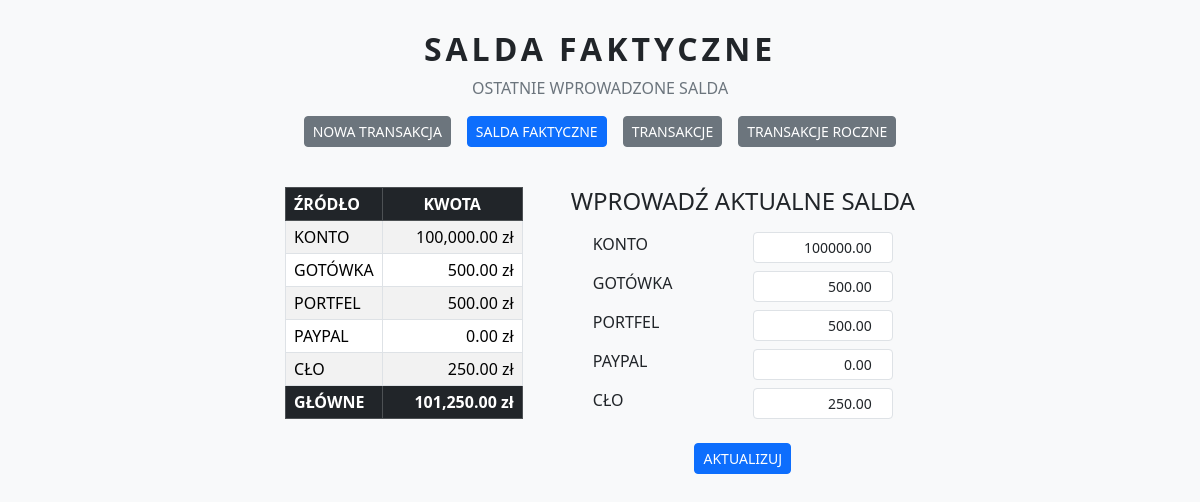
Page /salda_faktyczne on the earlier database version.
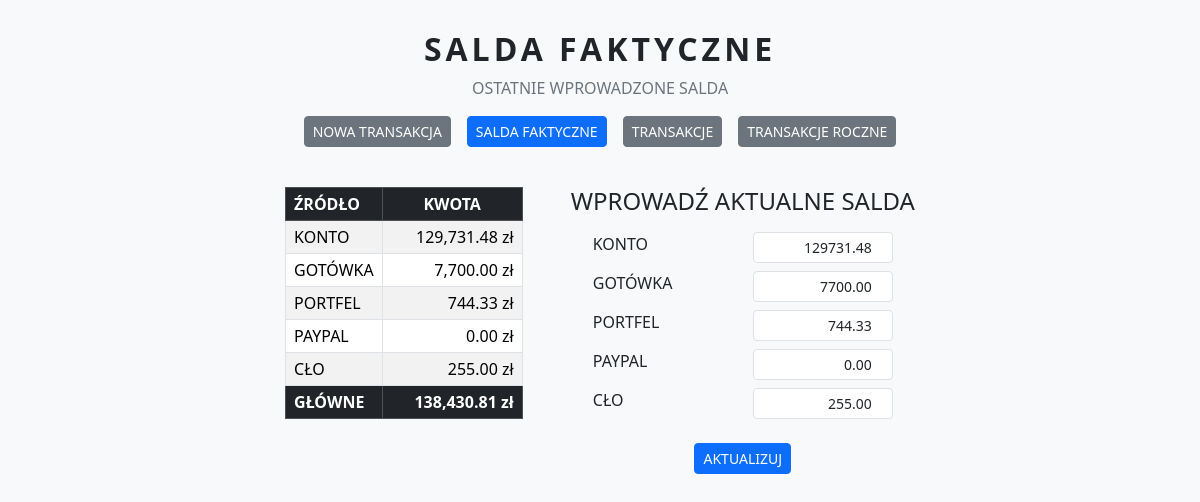
Same page on the later database version.
### tables this page shows
CREATE TABLE salda (
    ID INTEGER PRIMARY KEY AUTOINCREMENT,
    TYP TEXT NOT NULL UNIQUE,
    KWOTA REAL NOT NULL
);

### app.py (the view)
@app.route("/salda_faktyczne")
def salda_faktyczne():
    connection = get_db_connection()
    cursor = connection.cursor()
    cursor.execute("SELECT TYP, KWOTA FROM salda")
    rows = cursor.fetchall()
    connection.close()
    salda_dict = {row["TYP"]: row["KWOTA"] for row in rows}
    return render_template("salda_faktyczne.html", salda=rows,
                            typy=DOZWOLONE_TYPY, salda_dict=salda_dict,
                            active="salda_faktyczne")

### app.py (called while the page is built)
def get_db_connection():
    connection = sqlite3.connect("wydatki.db")
    connection.row_factory = sqlite3.Row
    return connection

### templates/salda_faktyczne.html (shortened to what this page needs)
<!DOCTYPE html>
<html lang="pl">
<head>
    <link
        href="https://cdn.jsdelivr.net/npm/bootstrap@5.3.3/dist/css/bootstrap.min.css"
        rel="stylesheet"
    >
</head>
<body class="bg-light">
<div class="container text-center" style="margin-top: 30px;">
    <h1 class="fw-bold text-dark" style="letter-spacing: 4px; font-size: 2rem;">SALDA FAKTYCZNE</h1>
    <p class="lead text-secondary mb-3" style="font-size: 1rem;">OSTATNIE WPROWADZONE SALDA</p>
    {% include "nav.html" %}
</div>
<div class="container" style="margin-top: 40px;">
    <div class="d-flex justify-content-center align-items-start gap-5">
        <table class="table table-striped table-bordered bg-white w-auto">
            <thead class="table-dark">
                <tr>
                    <th>ŹRÓDŁO</th>
                    <th style="min-width: 140px;" class="text-center">KWOTA</th>
                </tr>
            </thead>
            <tbody>
                {% for row in salda %}
                <tr>
                    <td class="fw">{{ row["TYP"] }}</td>
                    <td class="text-end">{{ "{:,.2f}".format(row["KWOTA"]) }} zł</td>
                </tr>
                {% else %}
                <tr>
                    <td colspan="3" class="text-center text-muted">No data yet.</td>
                </tr>
                {% endfor %}
                <tr class="fw-bold table-dark">
                    <td>GŁÓWNE</td>
                    <td class="text-end">{{ "{:,.2f}".format(salda|sum(attribute='KWOTA')) }} zł</td>
                </tr>
            </tbody>
        </table>
        <div>
            <h4 class="text-center mb-3">WPROWADŹ AKTUALNE SALDA</h4>
            <form method="POST" action="/salda_faktyczne/aktualizuj">
                {% for typ in typy %}
                <div class="mb-2 d-flex justify-content-between" style="max-width: 300px; margin: 0 auto;">
                    <label class="me-2">{{ typ }}</label>
                    <input type="number" step="0.01" name="{{ typ }}"
                           value="{{ '%.2f'|format(salda_dict.get(typ, 0)) }}"
                           class="form-control form-control-sm text-end kwota-input" style="width: 140px; padding-right: 5px;">
                </div>
                {% endfor %}
                <div class="text-center">
                    <button type="submit" class="btn btn-sm btn-primary mt-3 mb-4">AKTUALIZUJ</button>
                </div>
            </form>
        </div>
    </div>
</div>

### templates/nav.html
<div class="d-flex justify-content-center gap-3">
    <a href="/"                class="btn btn-sm {{ 'btn-primary' if active == 'home' else 'btn-secondary' }}">NOWA TRANSAKCJA</a>
    <a href="/salda_faktyczne" class="btn btn-sm {{ 'btn-primary' if active == 'salda_faktyczne' else 'btn-secondary' }}">SALDA FAKTYCZNE</a>
    <a href="/transakcje"      class="btn btn-sm {{ 'btn-primary' if active == 'transakcje' else 'btn-secondary' }}">TRANSAKCJE</a>
    <a href="/transakcje_roczne" class="btn btn-sm {{ 'btn-primary' if active == 'transakcje_roczne' else 'btn-secondary' }}">TRANSAKCJE ROCZNE</a>
</div>

### templates/salda_faktyczne.html (style rules this page uses)
.table td, .table th { padding: 4px 8px; }

Differences in the rows shown:
changed salda "KONTO": KWOTA "100,000.00" → "129,731.48"; KONTO "100000.00" → "129731.48"
changed salda "GOTÓWKA": KWOTA "500.00" → "7,700.00"; GOTÓWKA "500.00" → "7700.00"
changed salda "PORTFEL": KWOTA "500.00" → "744.33"; PORTFEL "500.00" → "744.33"
changed salda "CŁO": KWOTA "250.00" → "255.00"; CŁO "250.00" → "255.00"
Other differences:
{{ "{:,.2f}".format(salda|sum(attribute='KWOTA')) }}: "101,250.00" → "138,430.81"
